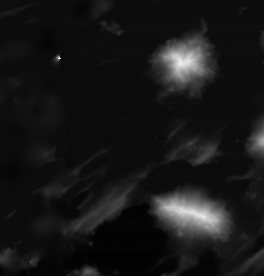
%> input picture Matlab/PlanningExample/SA_APF/ocean1.tif, 264 x 276 px
$ octave --eval "result = map;"   (GNU Octave 9; MATLAB toolbox functions it lacks are replaced by stand-ins)
%> lines starting %> are read from the running program, lines starting %| are printed output that depends on the picture
%% 地图绘制
function [X,Y,data,color_data,color_map]=map()
    global data;
    data = imread('ocean1.tif');
%> data is the input picture: size 276x264 int32; min -4529, max -307, mean -4145.5
%> `result = map;`:
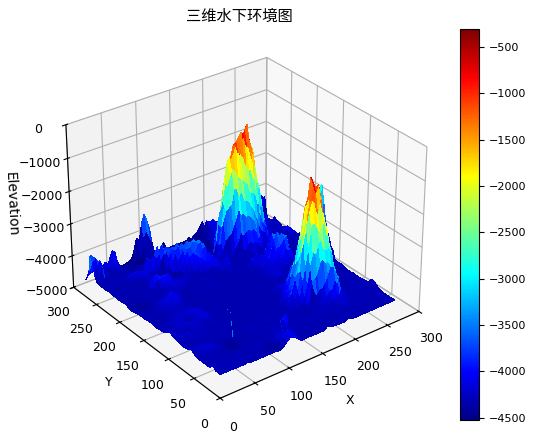
%> figure redrawn from the program's plot data
%> `result = map;`:
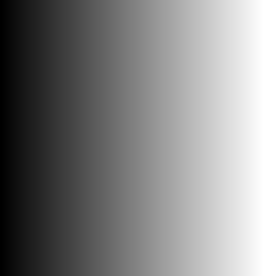
%> result: size 276x264 double; min 1, max 264, mean 132.5; drawn with min black and max white
    global X;
    global Y;
    [X,Y]=meshgrid(1:size(data,2),1:size(data,1));

    color_data=data;
    color_map=jet;

    figure;
    surf(X,Y,data,color_data,'EdgeColor','none');
    xlabel('X');
    ylabel('Y');
    zlabel('Elevation');
    title('三维水下环境图');
    colormap(color_map);
    colorbar;
end
